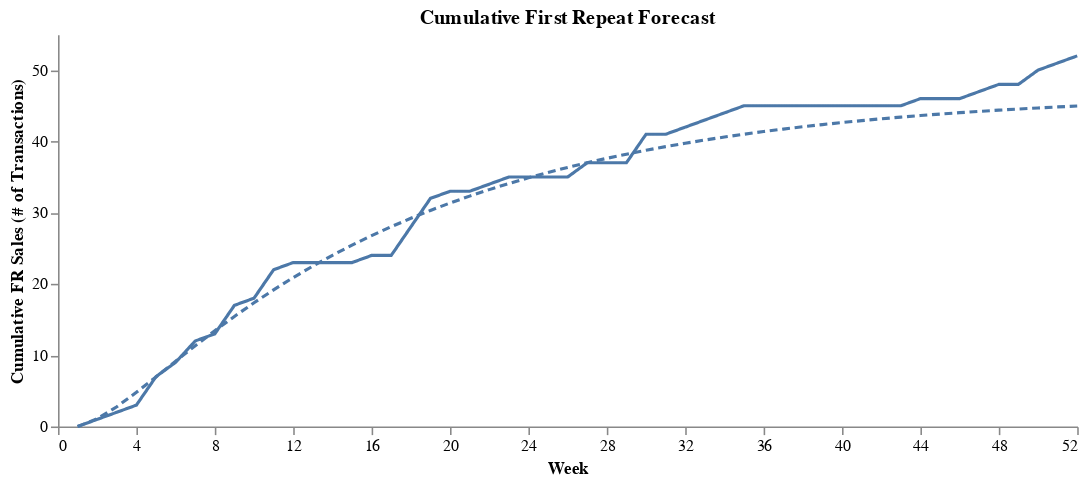

The notebook cell saved with this chart:
### Code cell
forecast_df = pl.DataFrame({
    'Week (t)': t,
    'FR(t)': repeat[:,0]
})

actual_fr_curve = (
    ChartTemp(modified_cum_trans)
    .line_encode('FR(t):Q', y_title='Cumulative FR Sales (# of Transactions)')
)

froecast_fr_curve = (
    ChartTemp(forecast_df)
    .line_encode('FR(t):Q', y_title='Cumulative FR Sales (# of Transactions)', dash=[5,3])
)

fr_chart = actual_fr_curve + froecast_fr_curve

layered_line_prop(fr_chart, 'Cumulative First Repeat Forecast')

### Figure 1 — Vega-Lite specification as saved in the notebook (floating-point values rounded to 4 significant figures)
{"$schema": "https://vega.github.io/schema/vega-lite/v5.20.1.json", "config": {"axisX": {"grid": false}, "axisY": {"grid": false}, "view": {"continuousHeight": 300, "continuousWidth": 300, "stroke": null}}, "datasets": {"data-14af2c719777932de7be45f5a594bb10": [{"AR(t)": 0, "FR(t)": 0, "S(t)": 8, "T(t)": 8, "Week (t)": 1}, {"AR(t)": 0, "FR(t)": 1, "S(t)": 15, "T(t)": 14, "Week (t)": 2}, {"AR(t)": 0, "FR(t)": 2, "S(t)": 18, "T(t)": 16, "Week (t)": 3}, {"AR(t)": 0, "FR(t)": 3, "S(t)": 35, "T(t)": 32, "Week (t)": 4}, {"AR(t)": 0, "FR(t)": 7, "S(t)": 47, "T(t)": 40, "Week (t)": 5}, {"AR(t)": 2, "FR(t)": 9, "S(t)": 58, "T(t)": 47, "Week (t)": 6}, {"AR(t)": 3, "FR(t)": 12, "S(t)": 65, "T(t)": 50, "Week (t)": 7}, {"AR(t)": 4, "FR(t)": 13, "S(t)": 69, "T(t)": 52, "Week (t)": 8}, {"AR(t)": 7, "FR(t)": 17, "S(t)": 81, "T(t)": 57, "Week (t)": 9}, {"AR(t)": 9, "FR(t)": 18, "S(t)": 87, "T(t)": 60, "Week (t)": 10}, {"AR(t)": 13, "FR(t)": 22, "S(t)": 100, "T(t)": 65, "Week (t)": 11}, {"AR(t)": 15, "FR(t)": 23, "S(t)": 105, "T(t)": 67, "Week (t)": 12}, {"AR(t)": 16, "FR(t)": 23, "S(t)": 107, "T(t)": 68, "Week (t)": 13}, {"AR(t)": 18, "FR(t)": 23, "S(t)": 113, "T(t)": 72, "Week (t)": 14}, {"AR(t)": 19, "FR(t)": 23, "S(t)": 117, "T(t)": 75, "Week (t)": 15}, {"AR(t)": 21, "FR(t)": 24, "S(t)": 126, "T(t)": 81, "Week (t)": 16}, {"AR(t)": 26, "FR(t)": 24, "S(t)": 140, "T(t)": 90, "Week (t)": 17}, {"AR(t)": 30, "FR(t)": 28, "S(t)": 152, "T(t)": 94, "Week (t)": 18}, {"AR(t)": 32, "FR(t)": 32, "S(t)": 160, "T(t)": 96, "Week (t)": 19}, {"AR(t)": 35, "FR(t)": 33, "S(t)": 164, "T(t)": 96, "Week (t)": 20}, {"AR(t)": 38, "FR(t)": 33, "S(t)": 167, "T(t)": 96, "Week (t)": 21}, {"AR(t)": 39, "FR(t)": 34, "S(t)": 170, "T(t)": 97, "Week (t)": 22}, {"AR(t)": 40, "FR(t)": 35, "S(t)": 172, "T(t)": 97, "Week (t)": 23}, {"AR(t)": 43, "FR(t)": 35, "S(t)": 179, "T(t)": 101, "Week (t)": 24}, {"AR(t)": 43, "FR(t)": 35, "S(t)": 179, "T(t)": 101, "Week (t)": 25}, {"AR(t)": 50, "FR(t)": 35, "S(t)": 186, "T(t)": 101, "Week (t)": 26}, {"AR(t)": 53, "FR(t)": 37, "S(t)": 195, "T(t)": 105, "Week (t)": 27}, {"AR(t)": 57, "FR(t)": 37, "S(t)": 200, "T(t)": 106, "Week (t)": 28}, {"AR(t)": 60, "FR(t)": 37, "S(t)": 203, "T(t)": 106, "Week (t)": 29}, {"AR(t)": 64, "FR(t)": 41, "S(t)": 223, "T(t)": 118, "Week (t)": 30}, {"AR(t)": 65, "FR(t)": 41, "S(t)": 225, "T(t)": 119, "Week (t)": 31}, {"AR(t)": 65, "FR(t)": 42, "S(t)": 226, "T(t)": 119, "Week (t)": 32}, {"AR(t)": 67, "FR(t)": 43, "S(t)": 230, "T(t)": 120, "Week (t)": 33}, {"AR(t)": 69, "FR(t)": 44, "S(t)": 236, "T(t)": 123, "Week (t)": 34}, {"AR(t)": 72, "FR(t)": 45, "S(t)": 242, "T(t)": 125, "Week (t)": 35}, {"AR(t)": 76, "FR(t)": 45, "S(t)": 246, "T(t)": 125, "Week (t)": 36}, {"AR(t)": 80, "FR(t)": 45, "S(t)": 251, "T(t)": 126, "Week (t)": 37}, {"AR(t)": 84, "FR(t)": 45, "S(t)": 256, "T(t)": 127, "Week (t)": 38}, {"AR(t)": 84, "FR(t)": 45, "S(t)": 256, "T(t)": 127, "Week (t)": 39}, {"AR(t)": 87, "FR(t)": 45, "S(t)": 259, "T(t)": 127, "Week (t)": 40}, {"AR(t)": 87, "FR(t)": 45, "S(t)": 259, "T(t)": 127, "Week (t)": 41}, {"AR(t)": 89, "FR(t)": 45, "S(t)": 262, "T(t)": 128, "Week (t)": 42}, {"AR(t)": 89, "FR(t)": 45, "S(t)": 263, "T(t)": 129, "Week (t)": 43}, {"AR(t)": 89, "FR(t)": 46, "S(t)": 264, "T(t)": 129, "Week (t)": 44}, {"AR(t)": 93, "FR(t)": 46, "S(t)": 268, "T(t)": 129, "Week (t)": 45}, {"AR(t)": 94, "FR(t)": 46, "S(t)": 270, "T(t)": 130, "Week (t)": 46}, {"AR(t)": 98, "FR(t)": 47, "S(t)": 277, "T(t)": 132, "Week (t)": 47}, {"AR(t)": 101, "FR(t)": 48, "S(t)": 282, "T(t)": 133, "Week (t)": 48}, {"AR(t)": 105, "FR(t)": 48, "S(t)": 290, "T(t)": 137, "Week (t)": 49}, {"AR(t)": 111, "FR(t)": 50, "S(t)": 298, "T(t)": 137, "Week (t)": 50}, {"AR(t)": 112, "FR(t)": 51, "S(t)": 300, "T(t)": 137, "Week (t)": 51}, {"AR(t)": 115, "FR(t)": 52, "S(t)": 306, "T(t)": 139, "Week (t)": 52}], "data-ce5b6d5deb08430e12543775528a98e5": [{"FR(t)": 0, "Week (t)": 1}, {"FR(t)": 1.081, "Week (t)": 2}, {"FR(t)": 2.776, "Week (t)": 3}, {"FR(t)": 4.794, "Week (t)": 4}, {"FR(t)": 6.958, "Week (t)": 5}, {"FR(t)": 9.158, "Week (t)": 6}, {"FR(t)": 11.33, "Week (t)": 7}, {"FR(t)": 13.43, "Week (t)": 8}, {"FR(t)": 15.45, "Week (t)": 9}, {"FR(t)": 17.36, "Week (t)": 10}, {"FR(t)": 19.18, "Week (t)": 11}, {"FR(t)": 20.89, "Week (t)": 12}, {"FR(t)": 22.5, "Week (t)": 13}, {"FR(t)": 24.02, "Week (t)": 14}, {"FR(t)": 25.44, "Week (t)": 15}, {"FR(t)": 26.78, "Week (t)": 16}, {"FR(t)": 28.03, "Week (t)": 17}, {"FR(t)": 29.21, "Week (t)": 18}, {"FR(t)": 30.32, "Week (t)": 19}, {"FR(t)": 31.35, "Week (t)": 20}, {"FR(t)": 32.32, "Week (t)": 21}, {"FR(t)": 33.23, "Week (t)": 22}, {"FR(t)": 34.09, "Week (t)": 23}, {"FR(t)": 34.89, "Week (t)": 24}, {"FR(t)": 35.64, "Week (t)": 25}, {"FR(t)": 36.35, "Week (t)": 26}, {"FR(t)": 37.01, "Week (t)": 27}, {"FR(t)": 37.63, "Week (t)": 28}, {"FR(t)": 38.21, "Week (t)": 29}, {"FR(t)": 38.75, "Week (t)": 30}, {"FR(t)": 39.27, "Week (t)": 31}, {"FR(t)": 39.75, "Week (t)": 32}, {"FR(t)": 40.19, "Week (t)": 33}, {"FR(t)": 40.62, "Week (t)": 34}, {"FR(t)": 41.01, "Week (t)": 35}, {"FR(t)": 41.38, "Week (t)": 36}, {"FR(t)": 41.73, "Week (t)": 37}, {"FR(t)": 42.06, "Week (t)": 38}, {"FR(t)": 42.36, "Week (t)": 39}, {"FR(t)": 42.65, "Week (t)": 40}, {"FR(t)": 42.92, "Week (t)": 41}, {"FR(t)": 43.17, "Week (t)": 42}, {"FR(t)": 43.41, "Week (t)": 43}, {"FR(t)": 43.63, "Week (t)": 44}, {"FR(t)": 43.83, "Week (t)": 45}, {"FR(t)": 44.03, "Week (t)": 46}, {"FR(t)": 44.21, "Week (t)": 47}, {"FR(t)": 44.38, "Week (t)": 48}, {"FR(t)": 44.54, "Week (t)": 49}, {"FR(t)": 44.7, "Week (t)": 50}, {"FR(t)": 44.84, "Week (t)": 51}, {"FR(t)": 44.97, "Week (t)": 52}]}, "height": 250, "layer": [{"data": {"name": "data-14af2c719777932de7be45f5a594bb10"}, "encoding": {"color": {}, "x": {"axis": {"labelExpr": "datum.value", "title": "Week", "values": [0, 4, 8, 12, 16, 20, 24, 28, 32, 36, 40, 44, 48, 52]}, "field": "Week (t)", "scale": {"domain": [0, 52]}, "type": "quantitative"}, "y": {"field": "FR(t)", "scale": {}, "title": "Cumulative FR Sales (# of Transactions)", "type": "quantitative"}}, "mark": {"strokeDash": [1, 0], "strokeWidth": 2, "type": "line"}}, {"data": {"name": "data-ce5b6d5deb08430e12543775528a98e5"}, "encoding": {"color": {}, "x": {"axis": {"labelExpr": "datum.value", "title": "Week", "values": [0, 4, 8, 12, 16, 20, 24, 28, 32, 36, 40, 44, 48, 52]}, "field": "Week (t)", "scale": {"domain": [0, 52]}, "type": "quantitative"}, "y": {"field": "FR(t)", "scale": {}, "title": "Cumulative FR Sales (# of Transactions)", "type": "quantitative"}}, "mark": {"strokeDash": [5, 3], "strokeWidth": 2, "type": "line"}}], "title": "Cumulative First Repeat Forecast", "width": 650}
